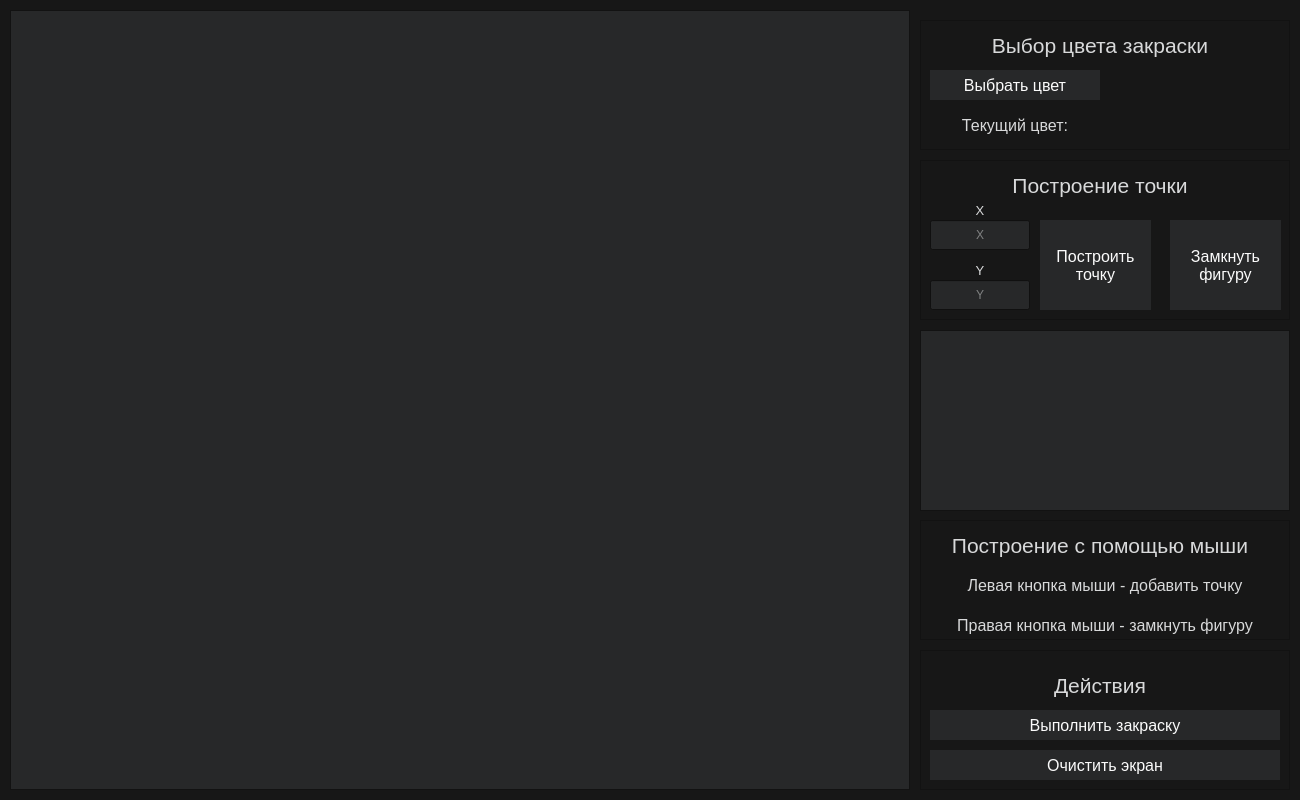
<?xml version="1.0" encoding="UTF-8"?>
<ui version="4.0">
 <class>MainWindow</class>
 <widget class="QMainWindow" name="MainWindow">
  <property name="enabled">
   <bool>true</bool>
  </property>
  <property name="geometry">
   <rect>
    <x>0</x>
    <y>0</y>
    <width>1300</width>
    <height>800</height>
   </rect>
  </property>
  <property name="sizePolicy">
   <sizepolicy hsizetype="Fixed" vsizetype="Fixed">
    <horstretch>0</horstretch>
    <verstretch>0</verstretch>
   </sizepolicy>
  </property>
  <property name="palette">
   <palette>
    <active>
     <colorrole role="WindowText">
      <brush brushstyle="SolidPattern">
       <color alpha="255">
        <red>216</red>
        <green>217</green>
        <blue>218</blue>
       </color>
      </brush>
     </colorrole>
     <colorrole role="Button">
      <brush brushstyle="SolidPattern">
       <color alpha="255">
        <red>39</red>
        <green>40</green>
        <blue>41</blue>
       </color>
      </brush>
     </colorrole>
     <colorrole role="Light">
      <brush brushstyle="SolidPattern">
       <color alpha="255">
        <red>216</red>
        <green>217</green>
        <blue>218</blue>
       </color>
      </brush>
     </colorrole>
     <colorrole role="Midlight">
      <brush brushstyle="SolidPattern">
       <color alpha="255">
        <red>202</red>
        <green>202</green>
        <blue>202</blue>
       </color>
      </brush>
     </colorrole>
     <colorrole role="Text">
      <brush brushstyle="SolidPattern">
       <color alpha="255">
        <red>251</red>
        <green>251</green>
        <blue>251</blue>
       </color>
      </brush>
     </colorrole>
     <colorrole role="ButtonText">
      <brush brushstyle="SolidPattern">
       <color alpha="255">
        <red>251</red>
        <green>251</green>
        <blue>251</blue>
       </color>
      </brush>
     </colorrole>
     <colorrole role="Base">
      <brush brushstyle="SolidPattern">
       <color alpha="255">
        <red>39</red>
        <green>40</green>
        <blue>41</blue>
       </color>
      </brush>
     </colorrole>
     <colorrole role="Window">
      <brush brushstyle="SolidPattern">
       <color alpha="255">
        <red>23</red>
        <green>23</green>
        <blue>23</blue>
       </color>
      </brush>
     </colorrole>
     <colorrole role="Shadow">
      <brush brushstyle="SolidPattern">
       <color alpha="255">
        <red>118</red>
        <green>118</green>
        <blue>118</blue>
       </color>
      </brush>
     </colorrole>
     <colorrole role="Highlight">
      <brush brushstyle="SolidPattern">
       <color alpha="255">
        <red>146</red>
        <green>136</green>
        <blue>248</blue>
       </color>
      </brush>
     </colorrole>
     <colorrole role="Link">
      <brush brushstyle="SolidPattern">
       <color alpha="255">
        <red>68</red>
        <green>119</green>
        <blue>206</blue>
       </color>
      </brush>
     </colorrole>
     <colorrole role="LinkVisited">
      <brush brushstyle="SolidPattern">
       <color alpha="255">
        <red>200</red>
        <green>142</green>
        <blue>167</blue>
       </color>
      </brush>
     </colorrole>
     <colorrole role="AlternateBase">
      <brush brushstyle="SolidPattern">
       <color alpha="255">
        <red>39</red>
        <green>40</green>
        <blue>41</blue>
       </color>
      </brush>
     </colorrole>
     <colorrole role="PlaceholderText">
      <brush brushstyle="SolidPattern">
       <color alpha="128">
        <red>216</red>
        <green>217</green>
        <blue>218</blue>
       </color>
      </brush>
     </colorrole>
    </active>
    <inactive>
     <colorrole role="WindowText">
      <brush brushstyle="SolidPattern">
       <color alpha="255">
        <red>216</red>
        <green>217</green>
        <blue>218</blue>
       </color>
      </brush>
     </colorrole>
     <colorrole role="Button">
      <brush brushstyle="SolidPattern">
       <color alpha="255">
        <red>39</red>
        <green>40</green>
        <blue>41</blue>
       </color>
      </brush>
     </colorrole>
     <colorrole role="Light">
      <brush brushstyle="SolidPattern">
       <color alpha="255">
        <red>216</red>
        <green>217</green>
        <blue>218</blue>
       </color>
      </brush>
     </colorrole>
     <colorrole role="Midlight">
      <brush brushstyle="SolidPattern">
       <color alpha="255">
        <red>202</red>
        <green>202</green>
        <blue>202</blue>
       </color>
      </brush>
     </colorrole>
     <colorrole role="Text">
      <brush brushstyle="SolidPattern">
       <color alpha="255">
        <red>251</red>
        <green>251</green>
        <blue>251</blue>
       </color>
      </brush>
     </colorrole>
     <colorrole role="ButtonText">
      <brush brushstyle="SolidPattern">
       <color alpha="255">
        <red>251</red>
        <green>251</green>
        <blue>251</blue>
       </color>
      </brush>
     </colorrole>
     <colorrole role="Base">
      <brush brushstyle="SolidPattern">
       <color alpha="255">
        <red>39</red>
        <green>40</green>
        <blue>41</blue>
       </color>
      </brush>
     </colorrole>
     <colorrole role="Window">
      <brush brushstyle="SolidPattern">
       <color alpha="255">
        <red>23</red>
        <green>23</green>
        <blue>23</blue>
       </color>
      </brush>
     </colorrole>
     <colorrole role="Shadow">
      <brush brushstyle="SolidPattern">
       <color alpha="255">
        <red>118</red>
        <green>118</green>
        <blue>118</blue>
       </color>
      </brush>
     </colorrole>
     <colorrole role="Highlight">
      <brush brushstyle="SolidPattern">
       <color alpha="255">
        <red>146</red>
        <green>136</green>
        <blue>248</blue>
       </color>
      </brush>
     </colorrole>
     <colorrole role="Link">
      <brush brushstyle="SolidPattern">
       <color alpha="255">
        <red>68</red>
        <green>119</green>
        <blue>206</blue>
       </color>
      </brush>
     </colorrole>
     <colorrole role="LinkVisited">
      <brush brushstyle="SolidPattern">
       <color alpha="255">
        <red>200</red>
        <green>142</green>
        <blue>167</blue>
       </color>
      </brush>
     </colorrole>
     <colorrole role="AlternateBase">
      <brush brushstyle="SolidPattern">
       <color alpha="255">
        <red>39</red>
        <green>40</green>
        <blue>41</blue>
       </color>
      </brush>
     </colorrole>
     <colorrole role="PlaceholderText">
      <brush brushstyle="SolidPattern">
       <color alpha="128">
        <red>216</red>
        <green>217</green>
        <blue>218</blue>
       </color>
      </brush>
     </colorrole>
    </inactive>
    <disabled>
     <colorrole role="WindowText">
      <brush brushstyle="SolidPattern">
       <color alpha="255">
        <red>216</red>
        <green>217</green>
        <blue>218</blue>
       </color>
      </brush>
     </colorrole>
     <colorrole role="Button">
      <brush brushstyle="SolidPattern">
       <color alpha="255">
        <red>39</red>
        <green>40</green>
        <blue>41</blue>
       </color>
      </brush>
     </colorrole>
     <colorrole role="Light">
      <brush brushstyle="SolidPattern">
       <color alpha="255">
        <red>216</red>
        <green>217</green>
        <blue>218</blue>
       </color>
      </brush>
     </colorrole>
     <colorrole role="Midlight">
      <brush brushstyle="SolidPattern">
       <color alpha="255">
        <red>202</red>
        <green>202</green>
        <blue>202</blue>
       </color>
      </brush>
     </colorrole>
     <colorrole role="Text">
      <brush brushstyle="SolidPattern">
       <color alpha="255">
        <red>251</red>
        <green>251</green>
        <blue>251</blue>
       </color>
      </brush>
     </colorrole>
     <colorrole role="ButtonText">
      <brush brushstyle="SolidPattern">
       <color alpha="255">
        <red>251</red>
        <green>251</green>
        <blue>251</blue>
       </color>
      </brush>
     </colorrole>
     <colorrole role="Base">
      <brush brushstyle="SolidPattern">
       <color alpha="255">
        <red>39</red>
        <green>40</green>
        <blue>41</blue>
       </color>
      </brush>
     </colorrole>
     <colorrole role="Window">
      <brush brushstyle="SolidPattern">
       <color alpha="255">
        <red>23</red>
        <green>23</green>
        <blue>23</blue>
       </color>
      </brush>
     </colorrole>
     <colorrole role="Shadow">
      <brush brushstyle="SolidPattern">
       <color alpha="255">
        <red>118</red>
        <green>118</green>
        <blue>118</blue>
       </color>
      </brush>
     </colorrole>
     <colorrole role="Highlight">
      <brush brushstyle="SolidPattern">
       <color alpha="255">
        <red>146</red>
        <green>136</green>
        <blue>248</blue>
       </color>
      </brush>
     </colorrole>
     <colorrole role="Link">
      <brush brushstyle="SolidPattern">
       <color alpha="255">
        <red>68</red>
        <green>119</green>
        <blue>206</blue>
       </color>
      </brush>
     </colorrole>
     <colorrole role="LinkVisited">
      <brush brushstyle="SolidPattern">
       <color alpha="255">
        <red>200</red>
        <green>142</green>
        <blue>167</blue>
       </color>
      </brush>
     </colorrole>
     <colorrole role="AlternateBase">
      <brush brushstyle="SolidPattern">
       <color alpha="255">
        <red>39</red>
        <green>40</green>
        <blue>41</blue>
       </color>
      </brush>
     </colorrole>
     <colorrole role="PlaceholderText">
      <brush brushstyle="SolidPattern">
       <color alpha="128">
        <red>216</red>
        <green>217</green>
        <blue>218</blue>
       </color>
      </brush>
     </colorrole>
    </disabled>
   </palette>
  </property>
  <property name="windowTitle">
   <string>ЛР5 КГ. Диваев ИУ7-42Б</string>
  </property>
  <property name="autoFillBackground">
   <bool>false</bool>
  </property>
  <property name="documentMode">
   <bool>false</bool>
  </property>
  <widget class="QWidget" name="centralwidget">
   <widget class="Plane" name="planeWidget">
    <property name="geometry">
     <rect>
      <x>10</x>
      <y>10</y>
      <width>900</width>
      <height>780</height>
     </rect>
    </property>
   </widget>
   <widget class="QFrame" name="frame_2">
    <property name="geometry">
     <rect>
      <x>920</x>
      <y>20</y>
      <width>370</width>
      <height>130</height>
     </rect>
    </property>
    <property name="frameShape">
     <enum>QFrame::StyledPanel</enum>
    </property>
    <property name="frameShadow">
     <enum>QFrame::Raised</enum>
    </property>
    <widget class="QLabel" name="label_2">
     <property name="geometry">
      <rect>
       <x>10</x>
       <y>0</y>
       <width>340</width>
       <height>50</height>
      </rect>
     </property>
     <property name="font">
      <font>
       <pointsize>16</pointsize>
      </font>
     </property>
     <property name="text">
      <string>Выбор цвета закраски</string>
     </property>
     <property name="alignment">
      <set>Qt::AlignCenter</set>
     </property>
    </widget>
    <widget class="QPushButton" name="fillColorBtn">
     <property name="geometry">
      <rect>
       <x>10</x>
       <y>50</y>
       <width>170</width>
       <height>30</height>
      </rect>
     </property>
     <property name="font">
      <font>
       <pointsize>12</pointsize>
      </font>
     </property>
     <property name="autoFillBackground">
      <bool>true</bool>
     </property>
     <property name="text">
      <string>Выбрать цвет</string>
     </property>
     <property name="autoDefault">
      <bool>false</bool>
     </property>
     <property name="flat">
      <bool>true</bool>
     </property>
    </widget>
    <widget class="QLabel" name="label_3">
     <property name="geometry">
      <rect>
       <x>10</x>
       <y>90</y>
       <width>170</width>
       <height>30</height>
      </rect>
     </property>
     <property name="font">
      <font>
       <pointsize>12</pointsize>
      </font>
     </property>
     <property name="text">
      <string>Текущий цвет:</string>
     </property>
     <property name="alignment">
      <set>Qt::AlignCenter</set>
     </property>
    </widget>
    <widget class="QWidget" name="fillColorDisplay" native="true">
     <property name="geometry">
      <rect>
       <x>190</x>
       <y>49</y>
       <width>160</width>
       <height>71</height>
      </rect>
     </property>
    </widget>
   </widget>
   <widget class="QFrame" name="frame_3">
    <property name="geometry">
     <rect>
      <x>920</x>
      <y>160</y>
      <width>370</width>
      <height>160</height>
     </rect>
    </property>
    <property name="frameShape">
     <enum>QFrame::StyledPanel</enum>
    </property>
    <property name="frameShadow">
     <enum>QFrame::Raised</enum>
    </property>
    <widget class="QLabel" name="label_4">
     <property name="geometry">
      <rect>
       <x>10</x>
       <y>0</y>
       <width>340</width>
       <height>50</height>
      </rect>
     </property>
     <property name="font">
      <font>
       <pointsize>16</pointsize>
      </font>
     </property>
     <property name="text">
      <string>Построение точки</string>
     </property>
     <property name="alignment">
      <set>Qt::AlignCenter</set>
     </property>
    </widget>
    <widget class="QLabel" name="label_5">
     <property name="geometry">
      <rect>
       <x>10</x>
       <y>40</y>
       <width>100</width>
       <height>20</height>
      </rect>
     </property>
     <property name="font">
      <font>
       <pointsize>10</pointsize>
      </font>
     </property>
     <property name="text">
      <string>X</string>
     </property>
     <property name="alignment">
      <set>Qt::AlignCenter</set>
     </property>
    </widget>
    <widget class="QLineEdit" name="xInp">
     <property name="geometry">
      <rect>
       <x>10</x>
       <y>60</y>
       <width>100</width>
       <height>30</height>
      </rect>
     </property>
     <property name="alignment">
      <set>Qt::AlignCenter</set>
     </property>
     <property name="placeholderText">
      <string>X</string>
     </property>
    </widget>
    <widget class="QLabel" name="label_6">
     <property name="geometry">
      <rect>
       <x>10</x>
       <y>100</y>
       <width>100</width>
       <height>20</height>
      </rect>
     </property>
     <property name="font">
      <font>
       <pointsize>10</pointsize>
      </font>
     </property>
     <property name="text">
      <string>Y</string>
     </property>
     <property name="alignment">
      <set>Qt::AlignCenter</set>
     </property>
    </widget>
    <widget class="QLineEdit" name="yInp">
     <property name="geometry">
      <rect>
       <x>10</x>
       <y>120</y>
       <width>100</width>
       <height>30</height>
      </rect>
     </property>
     <property name="alignment">
      <set>Qt::AlignCenter</set>
     </property>
     <property name="placeholderText">
      <string>Y</string>
     </property>
    </widget>
    <widget class="QPushButton" name="drawPointBtn">
     <property name="geometry">
      <rect>
       <x>120</x>
       <y>60</y>
       <width>111</width>
       <height>90</height>
      </rect>
     </property>
     <property name="font">
      <font>
       <pointsize>12</pointsize>
      </font>
     </property>
     <property name="autoFillBackground">
      <bool>true</bool>
     </property>
     <property name="text">
      <string>Построить 
точку</string>
     </property>
     <property name="autoDefault">
      <bool>false</bool>
     </property>
     <property name="flat">
      <bool>true</bool>
     </property>
    </widget>
    <widget class="QPushButton" name="connectShapeBtn">
     <property name="geometry">
      <rect>
       <x>250</x>
       <y>60</y>
       <width>111</width>
       <height>90</height>
      </rect>
     </property>
     <property name="font">
      <font>
       <pointsize>12</pointsize>
      </font>
     </property>
     <property name="autoFillBackground">
      <bool>true</bool>
     </property>
     <property name="text">
      <string>Замкнуть
фигуру</string>
     </property>
     <property name="autoDefault">
      <bool>false</bool>
     </property>
     <property name="flat">
      <bool>true</bool>
     </property>
    </widget>
   </widget>
   <widget class="QFrame" name="frame_4">
    <property name="geometry">
     <rect>
      <x>920</x>
      <y>650</y>
      <width>370</width>
      <height>140</height>
     </rect>
    </property>
    <property name="frameShape">
     <enum>QFrame::StyledPanel</enum>
    </property>
    <property name="frameShadow">
     <enum>QFrame::Raised</enum>
    </property>
    <widget class="QLabel" name="label_10">
     <property name="geometry">
      <rect>
       <x>10</x>
       <y>10</y>
       <width>340</width>
       <height>50</height>
      </rect>
     </property>
     <property name="font">
      <font>
       <pointsize>16</pointsize>
      </font>
     </property>
     <property name="text">
      <string>Действия</string>
     </property>
     <property name="alignment">
      <set>Qt::AlignCenter</set>
     </property>
    </widget>
    <widget class="QPushButton" name="compareTimeBtn">
     <property name="geometry">
      <rect>
       <x>10</x>
       <y>60</y>
       <width>350</width>
       <height>30</height>
      </rect>
     </property>
     <property name="font">
      <font>
       <pointsize>12</pointsize>
      </font>
     </property>
     <property name="autoFillBackground">
      <bool>true</bool>
     </property>
     <property name="text">
      <string>Выполнить закраску</string>
     </property>
     <property name="autoDefault">
      <bool>false</bool>
     </property>
     <property name="flat">
      <bool>true</bool>
     </property>
    </widget>
    <widget class="QPushButton" name="clearScreenBtn">
     <property name="geometry">
      <rect>
       <x>10</x>
       <y>100</y>
       <width>350</width>
       <height>30</height>
      </rect>
     </property>
     <property name="font">
      <font>
       <pointsize>12</pointsize>
      </font>
     </property>
     <property name="autoFillBackground">
      <bool>true</bool>
     </property>
     <property name="text">
      <string>Очистить экран</string>
     </property>
     <property name="autoDefault">
      <bool>false</bool>
     </property>
     <property name="flat">
      <bool>true</bool>
     </property>
    </widget>
   </widget>
   <widget class="QFrame" name="frame_5">
    <property name="geometry">
     <rect>
      <x>920</x>
      <y>520</y>
      <width>370</width>
      <height>120</height>
     </rect>
    </property>
    <property name="frameShape">
     <enum>QFrame::StyledPanel</enum>
    </property>
    <property name="frameShadow">
     <enum>QFrame::Raised</enum>
    </property>
    <widget class="QLabel" name="label_9">
     <property name="geometry">
      <rect>
       <x>10</x>
       <y>50</y>
       <width>350</width>
       <height>30</height>
      </rect>
     </property>
     <property name="font">
      <font>
       <pointsize>12</pointsize>
      </font>
     </property>
     <property name="text">
      <string>Левая кнопка мыши - добавить точку</string>
     </property>
     <property name="alignment">
      <set>Qt::AlignCenter</set>
     </property>
    </widget>
    <widget class="QLabel" name="label_11">
     <property name="geometry">
      <rect>
       <x>10</x>
       <y>0</y>
       <width>340</width>
       <height>50</height>
      </rect>
     </property>
     <property name="font">
      <font>
       <pointsize>16</pointsize>
      </font>
     </property>
     <property name="text">
      <string>Построение с помощью мыши</string>
     </property>
     <property name="alignment">
      <set>Qt::AlignCenter</set>
     </property>
    </widget>
    <widget class="QLabel" name="label_12">
     <property name="geometry">
      <rect>
       <x>10</x>
       <y>90</y>
       <width>350</width>
       <height>30</height>
      </rect>
     </property>
     <property name="font">
      <font>
       <pointsize>12</pointsize>
      </font>
     </property>
     <property name="text">
      <string>Правая кнопка мыши - замкнуть фигуру</string>
     </property>
     <property name="alignment">
      <set>Qt::AlignCenter</set>
     </property>
    </widget>
   </widget>
   <widget class="QPlainTextEdit" name="plainTextEdit">
    <property name="geometry">
     <rect>
      <x>920</x>
      <y>330</y>
      <width>370</width>
      <height>181</height>
     </rect>
    </property>
    <property name="readOnly">
     <bool>true</bool>
    </property>
   </widget>
  </widget>
 </widget>
 <customwidgets>
  <customwidget>
   <class>Plane</class>
   <extends>QGraphicsView</extends>
   <header>plane.h</header>
  </customwidget>
 </customwidgets>
 <resources/>
 <connections/>
</ui>
